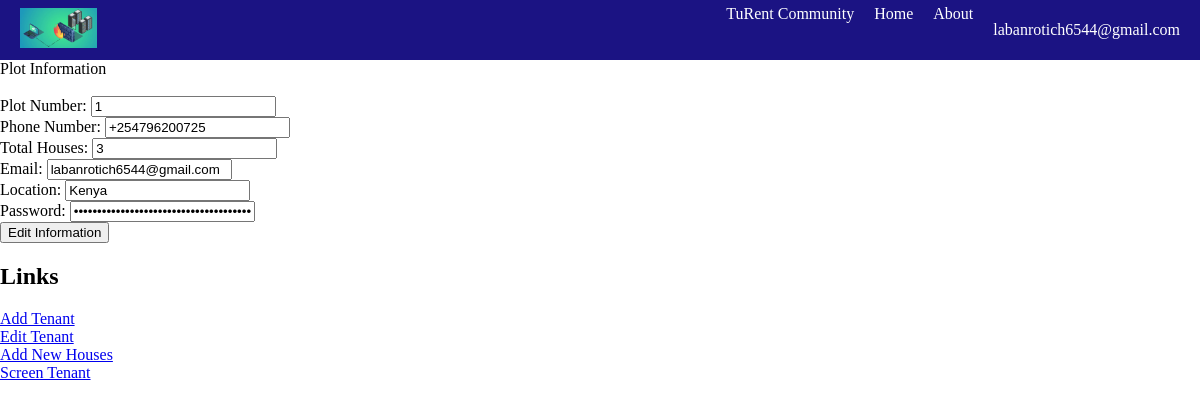
The app's page /home (signed in), older data.
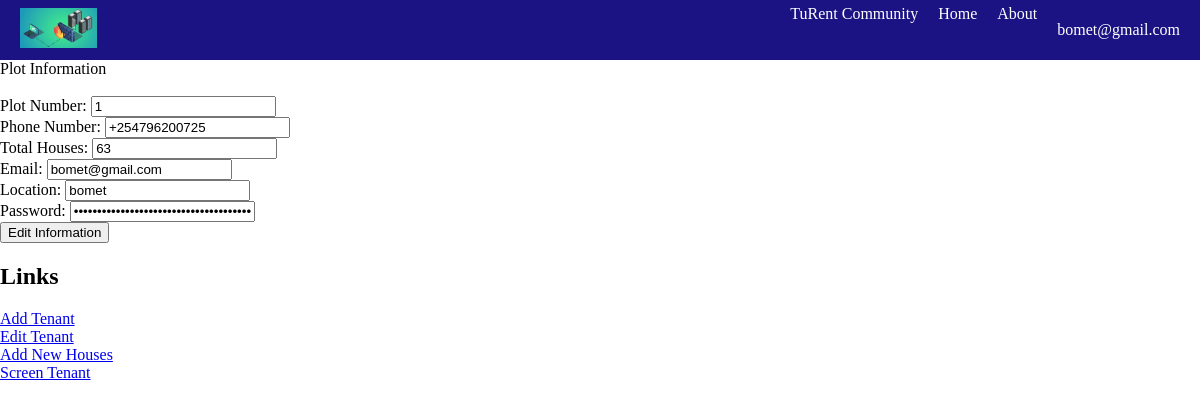
The same page, newer data.
### app/models.py (models this page shows, shortened)
class PlotInformation(Base):
    __tablename__ = 'plot_information'
    id = Column(Integer, primary_key=True)
    plot_number = Column(String(50), nullable=False)
    phone_number = Column(String(50), nullable=False)
    total_houses = Column(Integer, nullable=False)
    email = Column(String(100), nullable=False)
    location = Column(String(100), nullable=False)
    password1 = Column(String(100), nullable=False)

### app/views.py (the view)
@app.route("/home")
@login_required
def home():
    print("Current user:", current_user)  # Print the current user for debugging purposes
    if 'plot_id' in session and 'plot_number' in session:
        plot_id = session['plot_id']
        plot_number = session['plot_number']
        print("Logged in as landlord. Plot ID:", plot_id)
        print("Plot Number:", plot_number)
        plot = db_session.query(PlotInformation).filter_by(plot_number=plot_number).first()
        return render_template('landlord_home.html', plot=plot)  # Pass the 'plot' variable to the template context
    elif 'tenant_id' in session:
        tenant_id = session['tenant_id']
        print("Logged in as tenant. Tenant ID:", tenant_id)
        return render_template('plot_info.html', user_type='tenant')
    else:
        print("User is not properly authenticated. Redirecting to the login page.")
        return redirect('/login')

### app/views.py (called while the page is built)
@login_manager.user_loader
def load_user(user_id):
    return db_session.query(PlotInformation).get(user_id)

### app/templates/landlord_home.html (shortened to what this page needs)
{% extends "templates/base.html" %}
{% block title %}Plot Information{% endblock %}
{% block main %}
    <div class="form-container">
        <form id="myForm" action="/edit_plot" method="POST">
            <br><label for="plot_number">Plot Number:</label>
            <input type="text" name="plot_number" value="{{ plot.plot_number }}" required><br>
            <label for="phone_number">Phone Number:</label>
            <input type="text" name="phone_number" value="{{ plot.phone_number }}" required><br>
            <label for="total_houses">Total Houses:</label>
            <input type="number" name="total_houses" value="{{ plot.total_houses }}" required><br>
            <label for="email">Email:</label>
            <input type="email" name="email" value="{{ plot.email }}" required><br>
            <div class="location-container">
                <label for="location">Location:</label>
                <input type="text" name="location" value="{{ plot.location }}" required><br>
            </div>
            <label for="password1">Password:</label>
            <input type="password" name="password1" value="{{ plot.password1 }}" required><br>
            <input type="submit" value="Edit Information">
        </form>
        <div class="links-container">
            <h2>Links</h2>
            <a href="/add_tenant">Add Tenant</a><br>
            <a href="/edit_tenant">Edit Tenant</a><br>
            <a href="/add_house_info">Add New Houses</a><br>
            <a href="/screen-tenant">Screen Tenant</a><br>
        </div>
    </div>
{% endblock %}

### app/templates/templates/base.html (shortened to what this page needs)
<!DOCTYPE html>
<html>
<head>
    <link rel="stylesheet" href="{{ url_for('static', filename='landlord_home.css') }}">
</head>
<body>
    <div class="navbar">
        <div class="navbar-logo">
            <img src="./static/img/firewall.PNG" alt="Logo" height="40">
        </div>
        <div class="navbar-links">
            <a href="#">TuRent Community</a>
            <a href="#">Home</a>
            <a href="#">About</a>
            <p>{{ current_user.email }}</p>
        </div>
    </div>
    {% block title%}  {% endblock%}
    {% block main %}{%endblock%}
</body>
</html>

### app/templates/templates/base.html (style rules this page uses)
body { margin: 0; padding: 0; }
.navbar { background-color: rgb(27, 19, 131); color: white; display: flex; align-items: center; height: 60px; }
.navbar-logo { margin-left: 20px; }
.navbar-links { margin-left: auto; margin-right: 20px; display: flex; }
.navbar-links a { color: white; text-decoration: none; margin-right: 20px; }

Row changes from the older to the newer data that the page shows:
changed PlotInformation: email "labanrotich6544@gmail.com" → "bomet@gmail.com"; total_houses "3" → "63"; location "Kenya" → "bomet"
